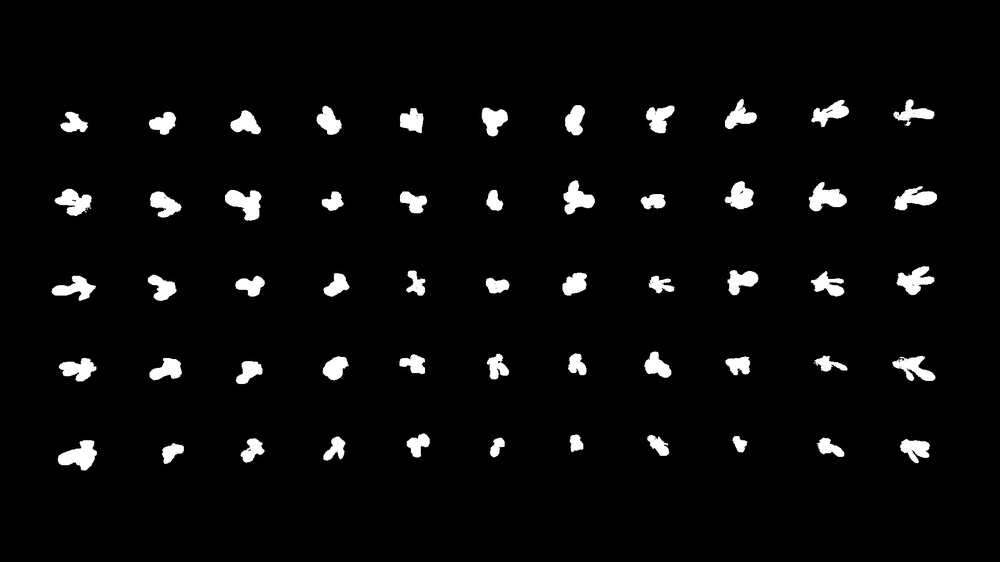
#> input picture image_processing/ML_segmentation/UNET_segmentation/Final/T01_GH13_JC01_Feb-01-2023_0749_rgb.jpg, 1000 x 562 px, shrunk from 1920 x 1080 before the run
$ python -i RF-Test230505.py   (imports and definitions only)   (older library calls are emulated)
#> lines starting #> are read from the running program, lines starting #| are printed output that depends on the picture
#> further down, picture is the input picture: shape (562, 1000, 3); min 0, max 255, mean 10
import pickle
from sklearn.ensemble import RandomForestClassifier#,forest
import matplotlib.pyplot as plt
import cv2
import pandas as pd
import glob
import numpy as np
from scipy import ndimage as nd
from skimage.filters import roberts, sobel, scharr, prewitt, meijering, sato, hessian
from skimage import io, img_as_float

# [3 lines not run here, left out]
#model = pickle.load(open("RF_model_400x400_230307","rb"))

path = r"C:\Users\klimesp\Dropbox\Programovani\Python\USA\Images\done\Final\*.jpg"

def clahe(img):
    lab_img = cv2.cvtColor(img, cv2.COLOR_BGR2LAB)
#> lab_img: shape (562, 1000, 3); mean of channels 0, 1, 2 10, 128, 128

    # Splitting the LAB image to L, A and B channels, respectively
    l, a, b = cv2.split(lab_img)
#> a: shape (562, 1000); every value is 128

    # plt.hist(l.flat, bins=100, range=(0,255))
    ###########Histogram Equlization#############
    # Apply histogram equalization to the L channel
    equ = cv2.equalizeHist(l)
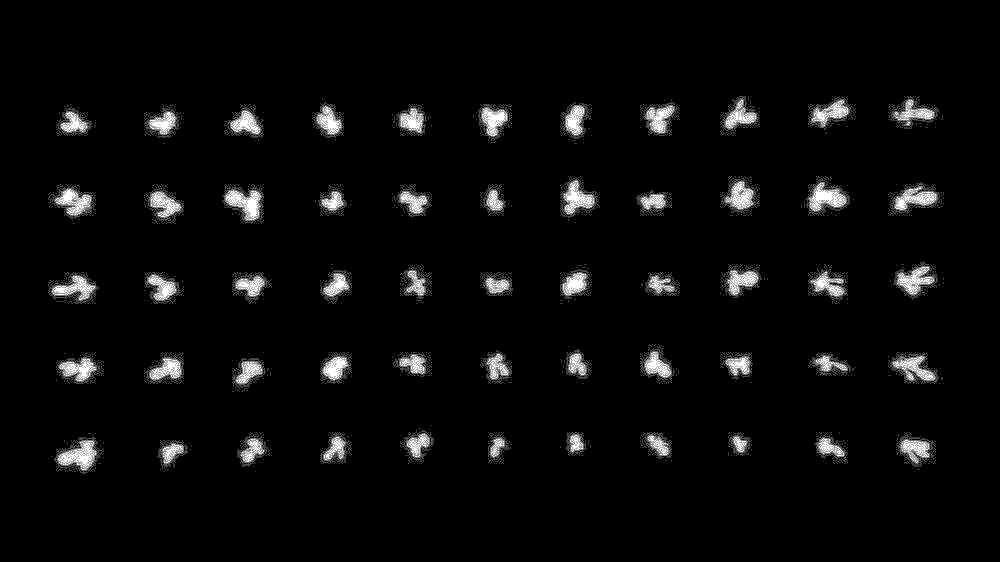
#> equ: shape (562, 1000); min 0, max 255, mean 10.2

    # plt.hist(equ.flat, bins=100, range=(0,255))
    # Combine the Hist. equalized L-channel back with A and B channels
    updated_lab_img1 = cv2.merge((equ, a, b))
#> updated_lab_img1: shape (562, 1000, 3); mean of channels 0, 1, 2 10.2, 128, 128

    # Convert LAB image back to color (RGB)
    hist_eq_img = cv2.cvtColor(updated_lab_img1, cv2.COLOR_LAB2BGR)

    ###########CLAHE#########################
    # Apply CLAHE to L channel
    clahe = cv2.createCLAHE(clipLimit=3.0, tileGridSize=(8, 8))
    clahe_img = clahe.apply(l)
    # plt.hist(clahe_img.flat, bins=100, range=(0,255))

    # Combine the CLAHE enhanced L-channel back with A and B channels
    updated_lab_img2 = cv2.merge((clahe_img, a, b))
#> updated_lab_img2: shape (562, 1000, 3); mean of channels 0, 1, 2 13.8, 128, 128

    # Convert LAB image back to color (RGB)
    CLAHE_img = cv2.cvtColor(updated_lab_img2, cv2.COLOR_LAB2BGR)

    return CLAHE_img


# [124 lines left out: function feature_extraction, not called in this run]


#kernel = np.ones((3,3),np.float32)/8.8
kernel = np.ones((4,4),np.float32)/16.3
"""kernel = np.array([[0, -1, 0],   #3x3 kernel
                [-1, 5, -1],
                [0, -1, 0]])"""

# [48 lines not run here, left out]

>>> import cv2
>>> picture = cv2.imread('../../ML_segmentation/UNET_segmentation/Final/T01_GH13_JC01_Feb-01-2023_0749_rgb.jpg')
>>> result = clahe(picture)

$ run again, on image_processing/ML_segmentation/UNET_segmentation/Final/T01_GH13_JC01_Feb-06-2023_0752_rgb.jpg
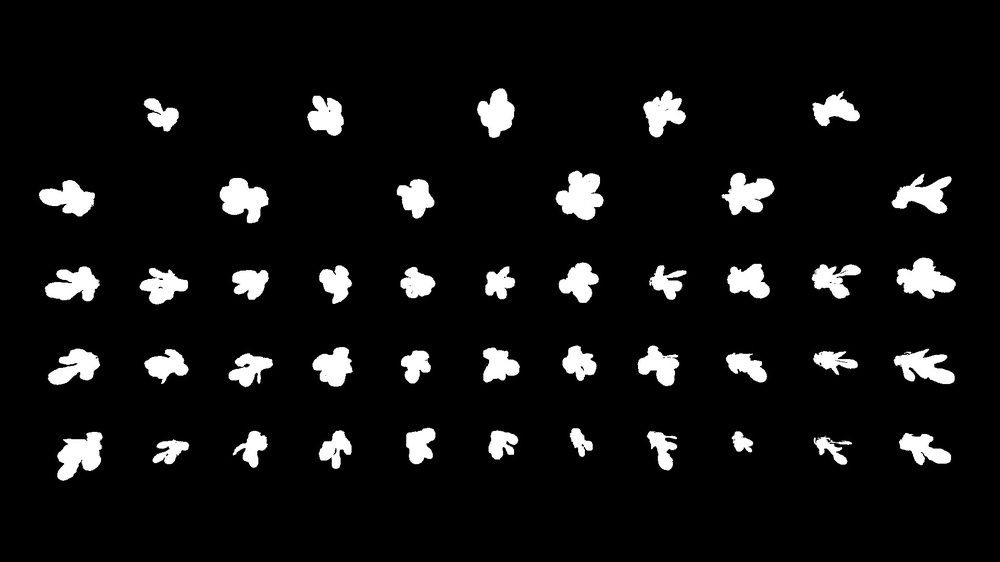
#> input picture image_processing/ML_segmentation/UNET_segmentation/Final/T01_GH13_JC01_Feb-06-2023_0752_rgb.jpg, 1000 x 562 px, shrunk from 1920 x 1080 before the run
#> picture is the input picture: shape (562, 1000, 3); min 0, max 255, mean 17.6
#> lab_img: shape (562, 1000, 3); mean of channels 0, 1, 2 17.7, 128, 128
#> a: shape (562, 1000); every value is 128
#> in clahe, `equ = cv2.equalizeHist(l)`:
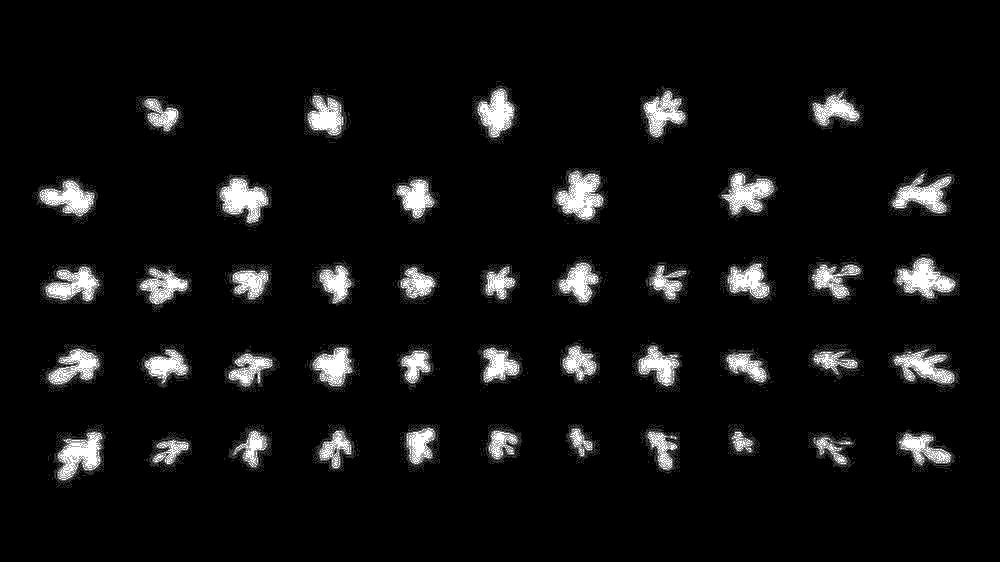
#> equ: shape (562, 1000); min 0, max 255, mean 16
#> updated_lab_img1: shape (562, 1000, 3); mean of channels 0, 1, 2 16, 128, 128
#> updated_lab_img2: shape (562, 1000, 3); mean of channels 0, 1, 2 21.4, 128, 128
